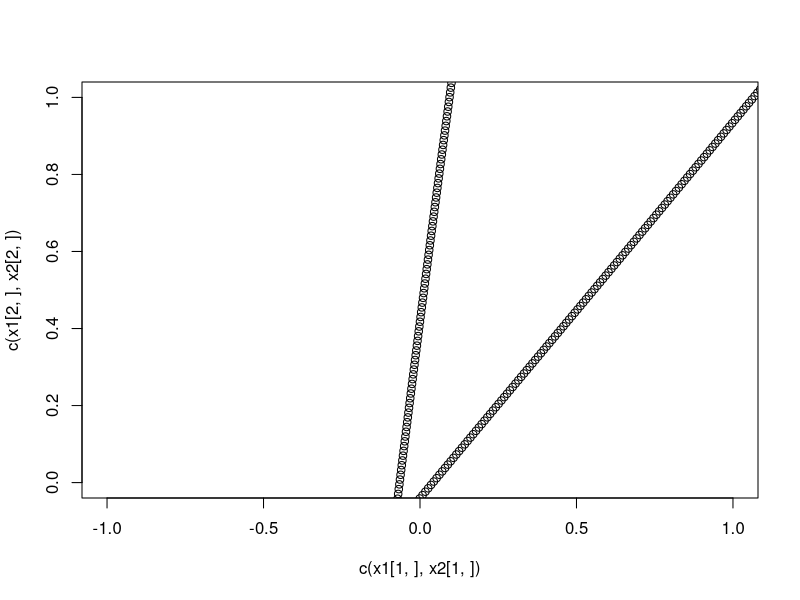
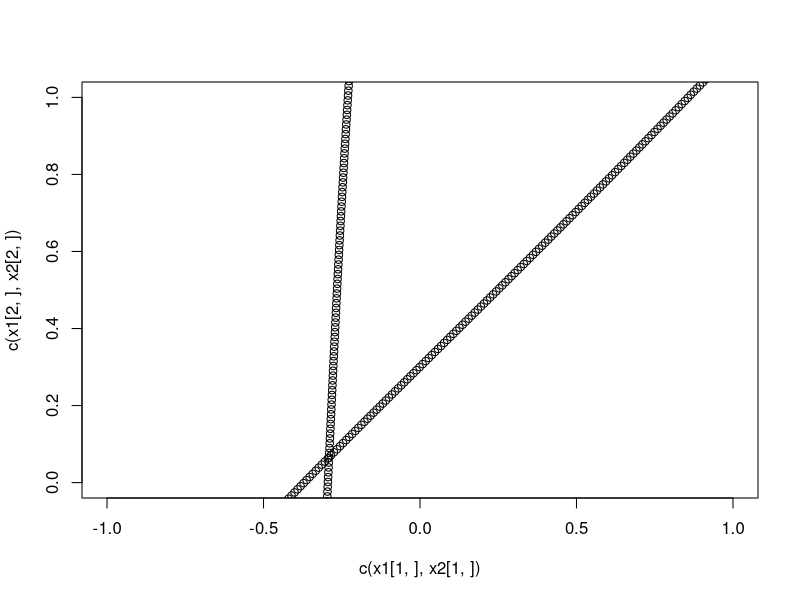
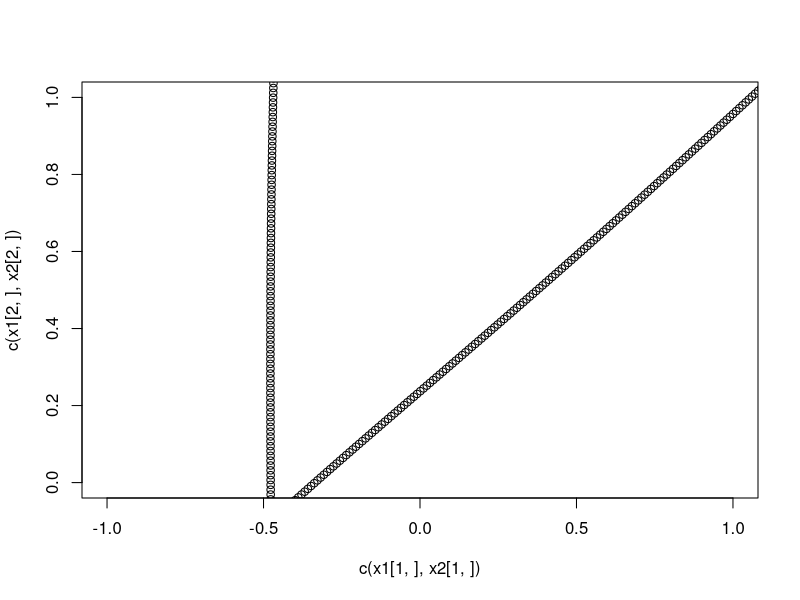
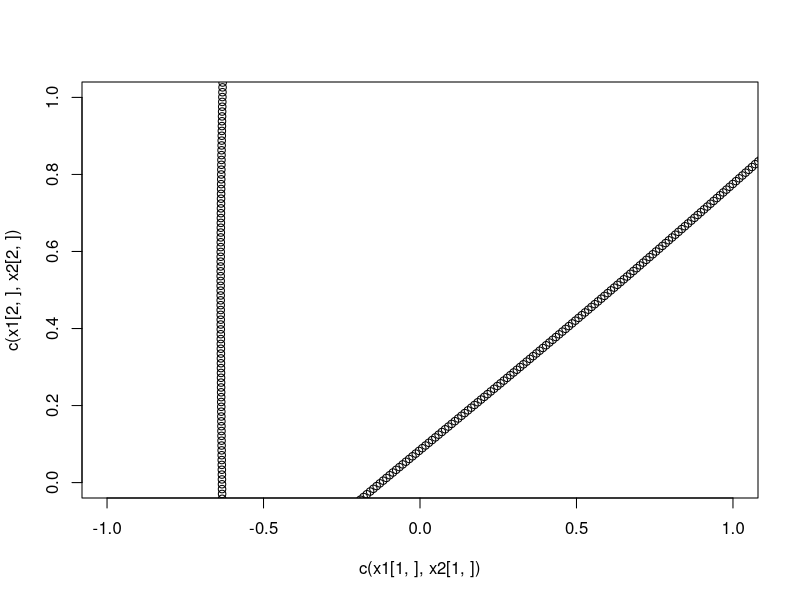
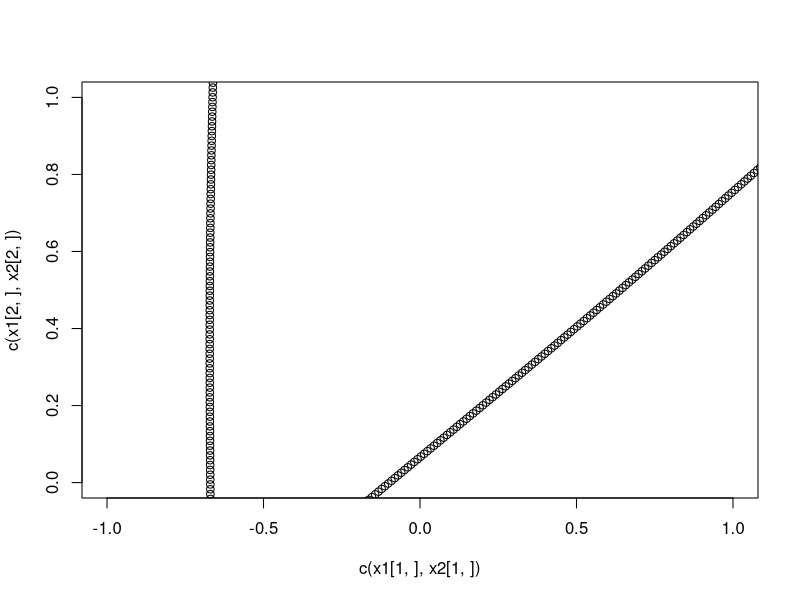
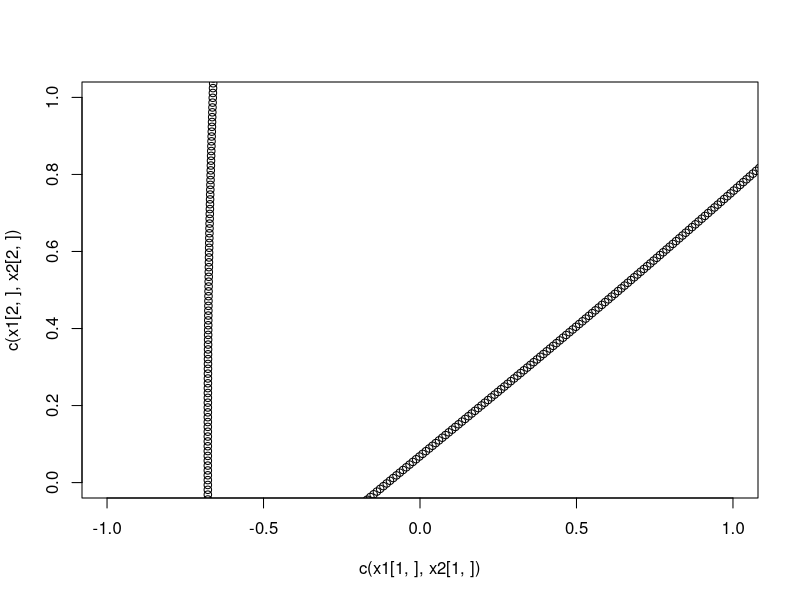
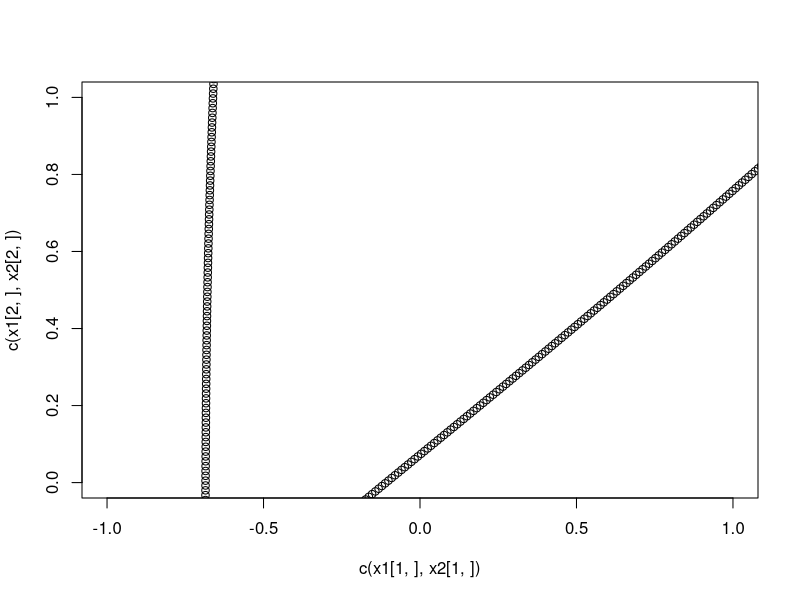
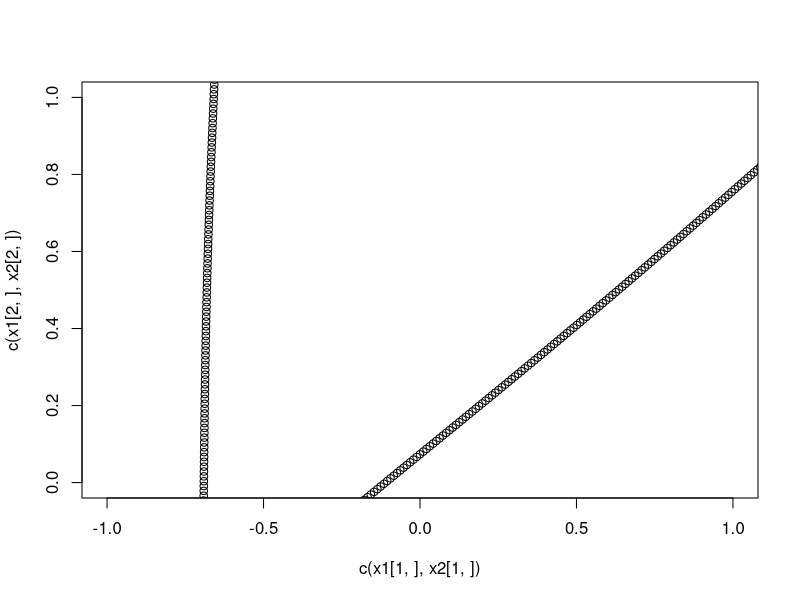

Source code (R) for these figures, in order: (Note: a time limit stopped this script after it produced the figures.)
t1=(1:100)/100

#t=floor(rnorm(100,mean=0.5,sd=0.2)*100)/100
#t[1:50]=floor(rnorm(50,mean=0.3,sd=0.1)*100)/100
#t[51:100]=floor(rnorm(50,mean=0.6,sd=0.1)*100)/100

#crossing half circle
v=1*pi
x<-cos(v*t1)
y<-sin(v*t1)
x<-c(x,cos(v*t1))
y<-c(y,1-sin(v*t1))


#crissing square
"x=v*t1
y=v*((2*t1)^2)#+rnorm(100,0,1)
x<-c(x,x)
y<-c(y,-y+7)/5"
data<-matrix(0,2,100*2)
data[1,]=x
data[2,]=y

x1_0=runif(2)
x2_0=runif(2)

alpha1_0=runif(2)
alpha1_0=alpha1_0/sum(alpha1_0*alpha1_0)^0.5
alpha2_0=runif(2)
alpha2_0=alpha2_0/sum(alpha2_0*alpha2_0)^0.5

z=runif(200)

v=1*pi
#crossing sqaure
#v=2.2*pi

alpha1_0=alpha1_0/sqrt(sum(alpha1_0^2))*v

x1_0=x1_0-alpha1_0*0.5

alpha2_0=alpha2_0/sqrt(sum(alpha2_0^2))*v

x2_0=x2_0-alpha2_0*0.5

N=250
alpha1=matrix(rep(c(alpha1_0),2*N),2,N)
alpha2=matrix(rep(c(alpha2_0),2*N),2,N)

prob_t1=matrix(runif(200*N),nrow=200,ncol=N)
prob_t1=prob_t1/apply(prob_t1,1,sum)
prob_t2=matrix(runif(200*N),nrow=200,ncol=N)
prob_t2=prob_t2/apply(prob_t2,1,sum)
x1=matrix(nrow=2,ncol=N)
x2=matrix(nrow=2,ncol=N)

#rho=10

xlim_plot=c(-1,1)
ylim_plot=c(0,1)
#crossing half circle
t_act=10
k=1
#crossing half circle
rho_delta=1e-2*N
#crossing square
#rho_delta=9e-3*N
#t_act=6
rho=(1/rho_delta)/N

for ( c in 1:1000){
  
  
  
  Er1=0
  temp_x=x1_0
  prob_t1[,1]=-t_act*apply((data-temp_x)^2,2,sum)
  Er1=Er1+exp(-t_act*apply((data-temp_x)^2,2,sum))
  x1[,1]=x1_0
  for( i in 2:N){
    temp_x=temp_x+alpha1[,i-1]/N
    x1[,i]=temp_x
    prob_t1[,i]=-t_act*apply((data-temp_x)^2,2,sum)
    Er1=Er1+exp(-t_act*apply((data-temp_x)^2,2,sum))
  }
  prob_t1=prob_t1-apply(prob_t1,1,max)
  prob_t1=exp(prob_t1)
  prob_t1=prob_t1/apply(prob_t1,1,sum)
  
  
  Er2=0
  temp_x=x2_0
  prob_t2[,1]=-t_act*apply((data-temp_x)^2,2,sum)
  Er2=Er2+exp(-t_act*apply((data-temp_x)^2,2,sum))
  x2[,1]=x2_0
  for( i in 2:N){
    temp_x=temp_x+alpha2[,i-1]/N
    x2[,i]=temp_x
    prob_t2[,i]=-t_act*apply((data-temp_x)^2,2,sum)
    Er2=Er2+exp(-t_act*apply((data-temp_x)^2,2,sum))
  }
  prob_t2=prob_t2-apply(prob_t2,1,max)
  prob_t2=exp(prob_t2)
  prob_t2=prob_t2/apply(prob_t2,1,sum)
  
  Er1=Er1^k
  Er2=Er2^k
  z=Er1/(Er1+Er2)
  Er=sum((cbind(alpha1,alpha1[,N])-cbind(alpha1[,1],alpha1))^2)+
    sum((cbind(alpha2,alpha2[,N])-cbind(alpha2[,1],alpha2))^2)#+
  #4*sum(alpha1^2)+4*sum(alpha2^2)
  
  #Er=Er/(2*rho*N)
  Er=Er*rho_delta
  Er=Er+sum(-log(Er1+Er2))*1/t_act
  print(Er)
  
  
  
  
  
    K=sum(z)
    h=0
    temp_x=x1_0
    h=h-apply(t(data-temp_x)*prob_t1[,1]*z,2,sum)
    K=K-sum(prob_t1[,1]*z)
    
    alpha_0=alpha1[,1]
    l=h+K*alpha_0*1/N
    #alpha1[,1]=0*alpha1[,1]+sum(alpha1[,2]*alpha1[,1])*alpha1[,2]+rho*l
    alpha1[,1]=alpha1[,2]+rho*l
    alpha1[,1]=alpha1[,1]/sum(alpha1[,1]*alpha1[,1])^0.5*v
    h=h-c((alpha1[,1]-alpha_0)/N)*K
    
    
    la<-c()
    for(i in 2:(N-1)){
      temp_x=temp_x+alpha1[,i-1]/N
      h=h-apply(t(data-temp_x)*prob_t1[,i]*z,2,sum)
      K=K-sum(prob_t1[,i]*z)
      
      alpha_0=alpha1[,i]
      l=h+K*alpha_0/N
      #alpha1[,i]=-0*alpha1[,i]+
       # sum(alpha1[,i+1]*alpha1[,i])*alpha1[,i+1]+
        #sum(alpha1[,i-1]*alpha1[,i])*alpha1[,i-1]+rho*l
      alpha1[,i]=alpha1[,i+1]+alpha1[,i-1]+rho*l
      alpha1[,i]=alpha1[,i]/sum(alpha1[,i]*alpha1[,i])^0.5*v
      "
      lambda=v+abs(sum(alpha1[,i+1]*alpha1[,i-1]))/v
      if(sum(alpha1[,i]*alpha1[,i])^0.5 >= lambda){
        alpha1[,i]=alpha1[,i]/sum(alpha1[,i]*alpha1[,i])^0.5*v
      }
      else{
        
        alpha1[,i]=alpha_0
        
      }
      
      "
      
      h=h-c((alpha1[,i]-alpha_0)/N)*K
      
      la<-cbind(la,l)
      
    }
    alpha1[,N]=alpha1[,N-1]
    
    
    K=sum((1-z))
    h=0
    temp_x=x2_0
    h=h-apply(t(data-temp_x)*prob_t2[,1]*(1-z),2,sum)
    K=K-sum(prob_t2[,1]*(1-z))
    
    alpha_0=alpha2[,1]
    l=h+K*alpha_0*1/N
   # alpha2[,1]=0*alpha2[,1]+sum(alpha2[,2]*alpha2[,1])*alpha2[,2]+rho*l
    alpha2[,1]=alpha2[,2]+rho*l
    alpha2[,1]=alpha2[,1]/sum(alpha2[,1]*alpha2[,1])^0.5*v
    h=h-c((alpha2[,1]-alpha_0)/N)*K
    
    
    la<-c()
    
    for(i in 2:(N-1)){
      temp_x=temp_x+alpha2[,i-1]/N
      h=h-apply(t(data-temp_x)*prob_t2[,i]*(1-z),2,sum)
      K=K-sum(prob_t2[,i]*(1-z))
      
      alpha_0=alpha2[,i]
      l=h+K*alpha_0/N
      #alpha2[,i]=-0*alpha2[,i]+
       # sum(alpha2[,i+1]*alpha2[,i])*alpha2[,i+1]+
      #  sum(alpha2[,i-1]*alpha2[,i])*alpha2[,i-1]+rho*l
      alpha2[,i]=alpha2[,i+1]+alpha2[,i-1]+rho*l
      alpha2[,i]=alpha2[,i]/sum(alpha2[,i]*alpha2[,i])^0.5*v
      "
      lambda=v+abs(sum(alpha2[,i+1]*alpha2[,i-1]))/v
      if(sum(alpha2[,i]*alpha2[,i])^0.5 >= lambda){
        alpha2[,i]=alpha2[,i]/sum(alpha2[,i]*alpha2[,i])^0.5*v
      }
      else{
        
        alpha2[,i]=alpha_0
        
        
      }
      "
      h=h-c((alpha2[,i]-alpha_0)/N)*K
      
      la<-cbind(la,l)
      
    }
    alpha2[,N]=alpha2[,N-1]
  
  
  
    
    Er1=0
    temp_x=x1_0
    prob_t1[,1]=-t_act*apply((data-temp_x)^2,2,sum)
    Er1=Er1+exp(-t_act*apply((data-temp_x)^2,2,sum))
    x1[,1]=x1_0
    for( i in 2:N){
      temp_x=temp_x+alpha1[,i-1]/N
      x1[,i]=temp_x
      prob_t1[,i]=-t_act*apply((data-temp_x)^2,2,sum)
      Er1=Er1+exp(-t_act*apply((data-temp_x)^2,2,sum))
    }
    prob_t1=prob_t1-apply(prob_t1,1,max)
    prob_t1=exp(prob_t1)
    prob_t1=prob_t1/apply(prob_t1,1,sum)
    
    
    Er2=0
    temp_x=x2_0
    prob_t2[,1]=-t_act*apply((data-temp_x)^2,2,sum)
    Er2=Er2+exp(-t_act*apply((data-temp_x)^2,2,sum))
    x2[,1]=x2_0
    for( i in 2:N){
      temp_x=temp_x+alpha2[,i-1]/N
      x2[,i]=temp_x
      prob_t2[,i]=-t_act*apply((data-temp_x)^2,2,sum)
      Er2=Er2+exp(-t_act*apply((data-temp_x)^2,2,sum))
    }
    prob_t2=prob_t2-apply(prob_t2,1,max)
    prob_t2=exp(prob_t2)
    prob_t2=prob_t2/apply(prob_t2,1,sum)
    
  
  n=runif(2)
  n=n/sqrt(sum(n^2))
  ori=n
  temp_l=x1-x1_0
  temp_h=t(t(data-x1_0)*z)
  S=-temp_l[,2:N]%*%t(prob_t1[,2:N])%*%t(temp_h)
  S=S-2*ori%*%t(ori)%*%S+t(S)-2*t(S)%*%ori%*%t(ori)
  n=sum(abs(S))*n+S%*%n
#  n=2*sum(abs(S))*n
 # n=n+S%*%ori-2*ori*sum(ori*S%*%ori)-t(S)%*%ori
  n=n/sqrt(sum(n^2))
  alpha1=(diag(c(1,1))-2*n%*%t(n))%*%(diag(c(1,1))-2*ori%*%t(ori))%*%alpha1
  
  x1[,2:N]=x1_0+((diag(c(1,1))-2*n%*%t(n))%*%(diag(c(1,1))-2*ori%*%t(ori))%*%temp_l)[,2:N]
  '
  
  temp_x=x1_0
  for(i in 2:(N-1)){
    n=runif(2)
    n=n/sqrt(sum(n^2))
    ori=n
    temp_x=temp_x+alpha1[,i-1]/N
    temp_l=x1-temp_x
    temp_h=t(t(data-temp_x)*z)
    S=-temp_l[,(i+1):N]%*%t(prob_t1[,(i+1):N])%*%t(temp_h)
    S=S-rho_delta*alpha1[,i]%*%t(alpha1[,i-1])
    S=S-2*ori%*%t(ori)%*%S+t(S)-2*t(S)%*%ori%*%t(ori)
    n=sum(abs(S))*n+S%*%n
    #n=2*sum(abs(S))*n
    #n=n+S%*%ori-2*ori*sum(ori*(S%*%ori))-t(S)%*%ori
    n=n/sqrt(sum(n^2))
    alpha1[,i:N]=(diag(c(1,1))-2*n%*%t(n))%*%(diag(c(1,1))-2*ori%*%t(ori))%*%alpha1[,i:N]
    x1[,(i+1):N]=temp_x+((diag(c(1,1))-2*n%*%t(n))%*%(diag(c(1,1))-2*ori%*%t(ori))%*%temp_l)[,(i+1):N]
    
  }
  '

  
  
  n=runif(2)
  n=n/sqrt(sum(n^2))
  ori=n
  temp_l=x2-x2_0
  temp_h=t(t(data-x2_0)*(1-z))
  S=-temp_l[,2:N]%*%t(prob_t2[,2:N])%*%t(temp_h)
  S=S-2*ori%*%t(ori)%*%S+t(S)-2*t(S)%*%ori%*%t(ori)
  n=sum(abs(S))*n+S%*%n
  #n=2*sum(abs(S))*n
  #n=n+S%*%ori-2*ori*sum(ori*S%*%ori)-t(S)%*%ori
  n=n/sqrt(sum(n^2))
  alpha2=(diag(c(1,1))-2*n%*%t(n))%*%(diag(c(1,1))-2*ori%*%t(ori))%*%alpha2
  
  x2[,2:N]=x2_0+((diag(c(1,1))-2*n%*%t(n))%*%(diag(c(1,1))-2*ori%*%t(ori))%*%temp_l)[,2:N]
  '
  temp_x=x2_0
  for(i in 2:(N-1)){
    n=runif(2)
    n=n/sqrt(sum(n^2))
    ori=n
    temp_x=temp_x+alpha2[,i-1]/N
    temp_l=x2-temp_x
    temp_h=t(t(data-temp_x)*(1-z))
    S=-temp_l[,(i+1):N]%*%t(prob_t2[,(i+1):N])%*%t(temp_h)
    S=S-rho_delta*alpha2[,i]%*%t(alpha2[,i-1])
    S=S-2*ori%*%t(ori)%*%S+t(S)-2*t(S)%*%ori%*%t(ori)
    n=sum(abs(S))*n+S%*%n
    #n=2*sum(abs(S))*n
    #n=n+S%*%ori-2*ori*sum(ori*(S%*%ori))-t(S)%*%ori
    n=n/sqrt(sum(n^2))
    alpha2[,i:N]=(diag(c(1,1))-2*n%*%t(n))%*%(diag(c(1,1))-2*ori%*%t(ori))%*%alpha2[,i:N]
    x2[,(i+1):N]=temp_x+((diag(c(1,1))-2*n%*%t(n))%*%(diag(c(1,1))-2*ori%*%t(ori))%*%temp_l)[,(i+1):N]
    
  }
  
  
  '
  
  tc1=apply(t(data)*z,2,sum)/sum(z)
  tc2=apply(t(data)*(1-z),2,sum)/sum(1-z)
  xc1=apply(t(x1)*apply(prob_t1*z,2,sum),2,sum)/sum(z)
  x1_0=x1_0+(tc1-xc1)
  xc2=apply(t(x2)*apply(prob_t2*(1-z),2,sum),2,sum)/sum(1-z)
  x2_0=x2_0+(tc2-xc2)
  
  plot(c(x1[1,],x2[1,]),c(x1[2,],x2[2,]),xlim=xlim_plot,ylim=ylim_plot)
  
  
}



plot(data[1,],data[2,],xlim=xlim_plot,ylim=ylim_plot)
plot(apply(t(prob_t1[which(z>0.5),])*((1:N)/N),2,sum))
plot(apply(t(prob_t2[which(z<0.5),])*((1:N)/N),2,sum))
